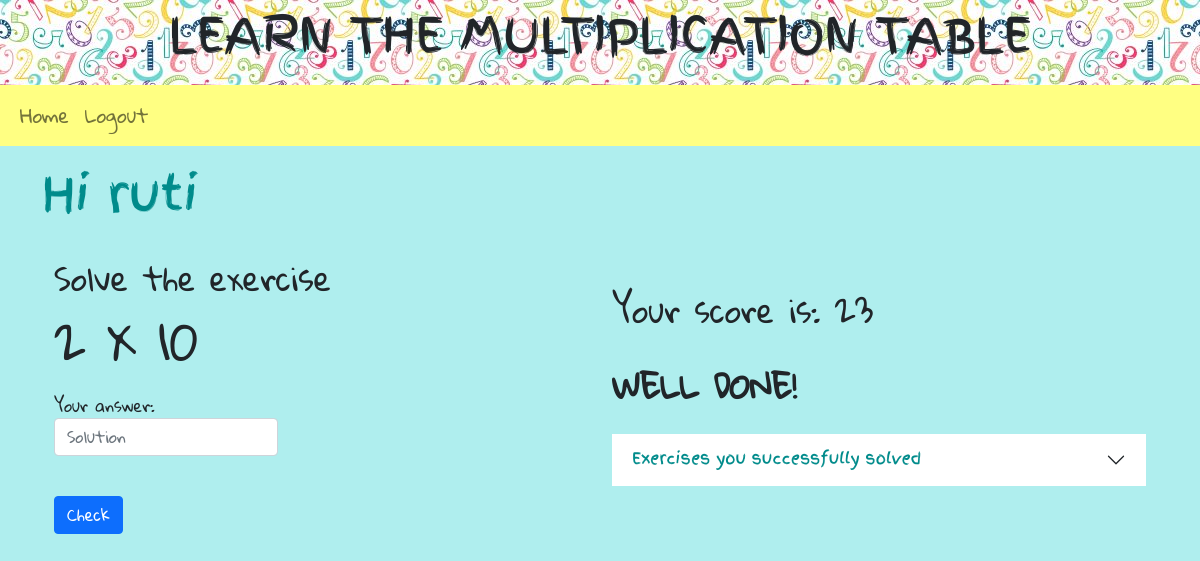
Before: / (signed in) with the older database file.
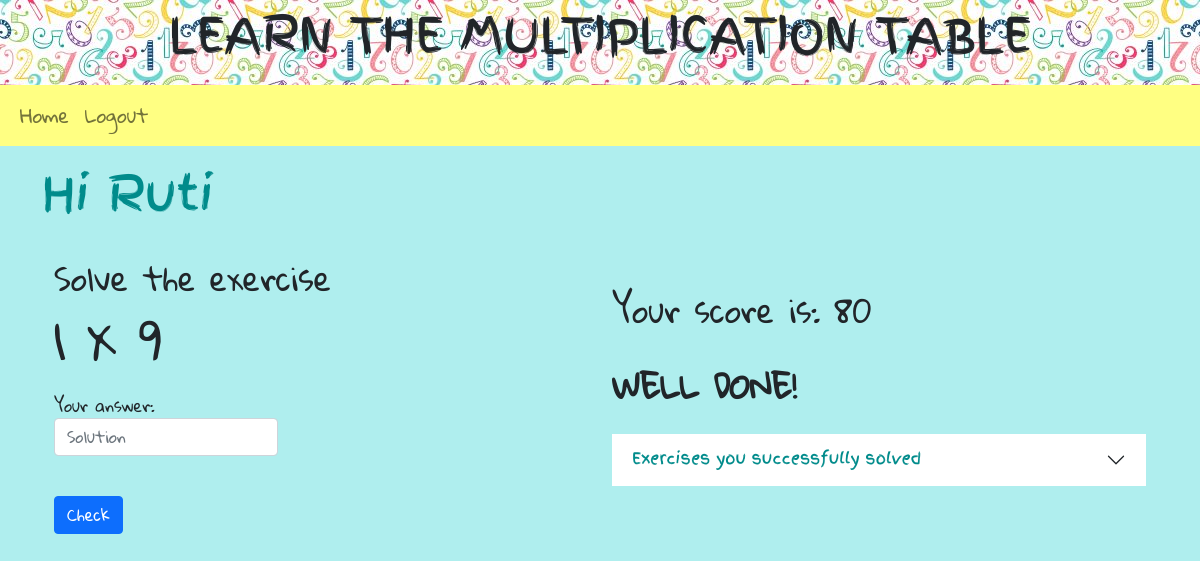
After: the same page with the newer database file.
### model.py (models this page shows)
class User(db.Model, UserMixin):
    __tablename__ = "users"
    id = db.Column(db.Integer, primary_key=True)
    name = db.Column(db.String, nullable=False)
    password = db.Column(db.String, nullable=False)
    exercises = db.relationship("Exercise", secondary="user_exercises")

class Exercise(db.Model):
    __tablename__ = "exercises"
    id = db.Column(db.Integer, primary_key=True)
    ex = db.Column(db.String, nullable=False)
    answer = db.Column(db.Integer, nullable=False)
    score = db.Column(db.Integer, nullable=False)

### app.py (the view, shortened to what this page needs)
@app.route('/', methods=['GET', 'POST'])
@login_required
def home():
    current_ex = Exercise.query.get(session["current_question"])
    solved, score = get_solved_exercises_and_score()
    return render_template("home.j2", question=current_ex.ex, user=current_user, solved=solved, score=score)

### app.py (called while the page is built)
@login_manager.user_loader
def load_user(id):
    return User.query.get(int(id))

def get_solved_exercises_and_score():
    solved_exercises = User.query.filter_by(id=session["user_id"]).first().exercises
    solved = ((exercise.ex, exercise.answer) for exercise in solved_exercises)
    score = sum([exercise.score for exercise in solved_exercises])
    return solved, score

### templates/home.j2 (shortened to what this page needs)
{% extends "base.j2" %}
{% block content %}
<h2>Hi {{ user.name }}</h2>
<br/>
<div class="container">
  <div class="row">
    <div class="col col1">
      <h3>Solve the exercise</h3>
      <form class="form" action="." method="POST">
        <div class="form-group">
          <span class="ex col-lg-2">{{ question }} </span>
          <div class="ans">
            <label for="answer">Your answer:</label>
            <input
              type ="text"
              class="form-control"
              id="answer"
              name="answer"
              placeholder="Solution"
            />
          </div>
        </div>
        <br/>
        <div>
          <button type="submit" class="btn btn-primary">Check</button>
        </div>
      </form>
    </div>
    <div class="col col2">
      <h3>Your score is: {{ score }}</h3>
      <br/>
      <p>WELL DONE!</p>
      <div class="accordion-flush" id="accordionEx">
        <div class="accordion-item">
          <h2 class="accordion-header" id="flush-headingOne">
            <button class="accordion-button collapsed" type="button" data-bs-toggle="collapse" data-bs-target="#flush-collapseOne" aria-expanded="false" aria-controls="flush-collapseOne">
              Exercises you successfully solved
            </button>
          </h2>
        </div>
      </div>
    </div>
  </div>
</div>
<br/>
{% endblock %}

### templates/base.j2 (shortened to what this page needs)
<!DOCTYPE html>
<html lang="en">
<head>
    <link
      href="https://cdn.jsdelivr.net/npm/bootstrap@5.1.3/dist/css/bootstrap.min.css"
      rel="stylesheet"
>
    <link href="{{url_for('static', filename = 'styles.css')}}" rel="stylesheet" type="text/css">
</head>
<body>
  <header>
    <h1>LEARN THE MULTIPLICATION TABLE</h1>
  </header>
  <nav class="navbar navbar-expand-lg navbar-light">
    <div class="container-fluid">
      <div class="collapse navbar-collapse" id="navbarNavAltMarkup">
        <div class="navbar-nav">
          {% if user.is_authenticated %}
          <a class="nav-link" href="/">Home</a>
          <a class="nav-link" href="/logout">Logout</a>
          {% else %}
          <a class="nav-link" href="/login">Login</a>
          <a class="nav-link" href="/sign-up">Sign Up</a>
          {% endif %}
        </div>
      </div>
    </div>
  </nav>
  <div class="container">
    {% block content %}
    {% endblock %}
  </div>
</body>
</html>

### static/styles.css (style rules this page uses)
@media screen and (min-width: 600px) { .col1 { width: 50%; float: left; } }
@media screen and (min-width: 600px) { .col2 { width: 50%; float: right; } }
header { overflow: hidden; background-image: url('background.jpg'); }
header h1 { font-family: 'finger_paintregular'; font-size: 3em; padding: 0.2em; text-align: center; }
h2 { font-family: 'finger_paintregular'; font-size: 3em; color: darkcyan; margin-top: 0.5em; }
h3 { font-size: 2em; }
p { font-weight: bolder; font-size: 2em; }
body { font-size: 1em; font-family: 'gloria_hallelujahregular'; background-color: paleturquoise; }
.form-control { width: fit-content; }
.ex { font-size: 3em; margin-top: 2em; margin-bottom: 2em; }
.navbar { background-color: rgb(255, 255, 130); font-size: 1.2em; }
.accordion-button { color: darkcyan; }
.form-group { padding-bottom: 1em; }
.ans { padding-top: 1em; }
.col2 { margin-top: 2em; }

Changed rows visible on the page:
no longer on this page (row unchanged): Exercise: ex "2 X 10"
changed User: name "ruti" → "Ruti"
now on this page (row unchanged): Exercise: ex "1 X 9"
Other visible differences:
{{ score }}: "23" → "80"
